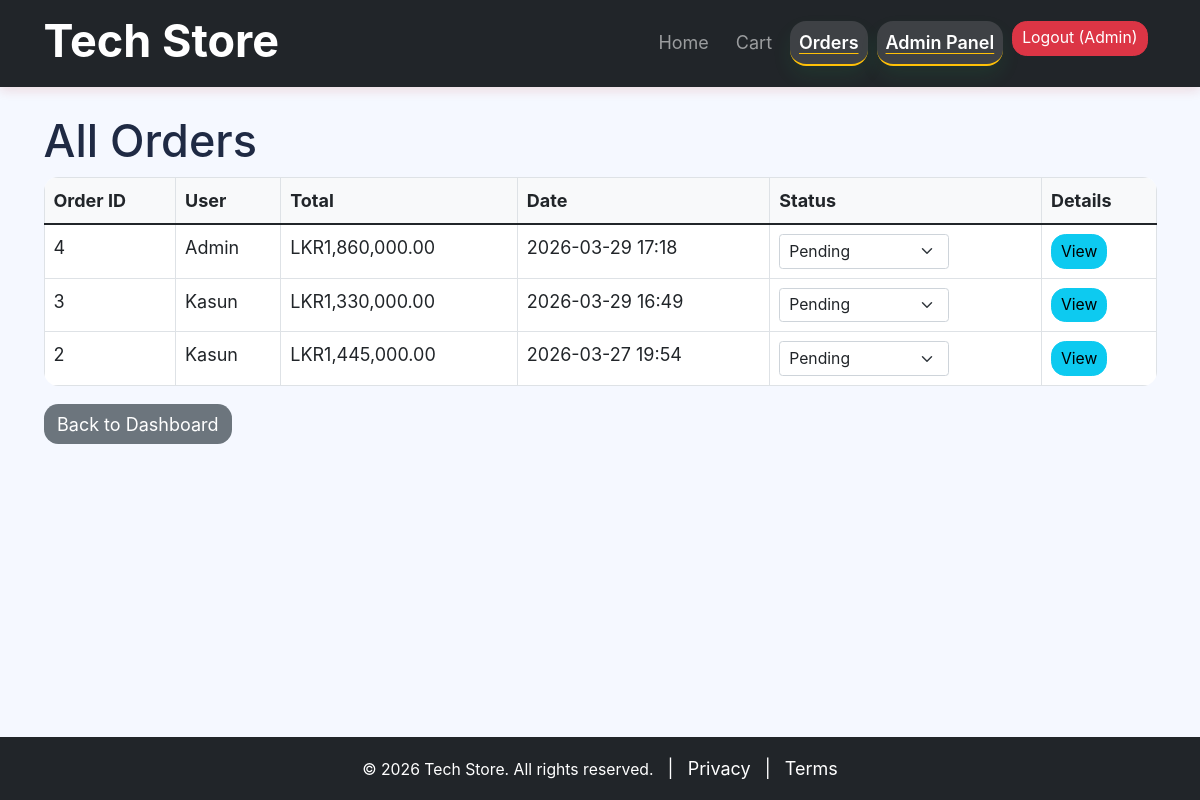
The app's page /admin/orders.php (signed in) with its own data.
### tables this page shows
CREATE TABLE `orders` (
  `id` int(11) NOT NULL,
  `user_id` int(11) NOT NULL,
  `total_amount` decimal(10,2) NOT NULL,
  `order_date` timestamp NOT NULL DEFAULT current_timestamp(),
  `status` varchar(50) DEFAULT 'pending'
);

CREATE TABLE `users` (
  `id` int(11) NOT NULL,
  `name` varchar(100) NOT NULL,
  `email` varchar(100) NOT NULL,
  `password` varchar(255) NOT NULL,
  `role` enum('user','admin') DEFAULT 'user',
  `created_at` timestamp NOT NULL DEFAULT current_timestamp()
);

### admin/orders.php (the view, shortened to what this page needs)
<?php
require_once '../inc/header.php';
$orders = $pdo->query("SELECT o.*, u.name as user_name FROM orders o JOIN users u ON o.user_id = u.id ORDER BY o.order_date DESC")->fetchAll();
?>
<h1>All Orders</h1>
<table class="table table-bordered">
    <thead><tr><th>Order ID</th><th>User</th><th>Total</th><th>Date</th><th>Status</th><th>Details</th></tr></thead>
    <tbody>
        <?php foreach($orders as $order): ?>
        <tr>
            <td><?php echo $order['id']; ?></td>
            <td><?php echo htmlspecialchars($order['user_name']); ?></td>
            <td>LKR<?php echo number_format($order['total_amount'],2); ?></td>
            <td><?php echo date('Y-m-d H:i', strtotime($order['order_date'])); ?></td>
            <td>
                <form method="post" style="display:inline-block; min-width:170px;">
                    <select name="status" class="form-select form-select-sm" onchange="this.form.submit()">
                        <?php $statuses = ['pending','processing','shipped','completed','cancelled']; ?>
                        <?php foreach($statuses as $status): ?>
                            <option value="<?php echo $status; ?>" <?php echo $order['status'] === $status ? 'selected' : ''; ?>><?php echo ucfirst($status); ?></option>
                        <?php endforeach; ?>
                    </select>
                </form>
            </td>
            <td><a href="<?php echo htmlspecialchars($base_url); ?>/admin/order_details.php?id=<?php echo $order['id']; ?>" class="btn btn-sm btn-info">View</a></td>
        </tr>
        <?php endforeach; ?>
    </tbody>
</table>
<a href="<?php echo htmlspecialchars($base_url); ?>/admin/index.php" class="btn btn-secondary">Back to Dashboard</a>
<?php require_once '../inc/footer.php'; ?>

### assets/css/style.css (style rules this page uses)
html, body { height: 100%; font-family: 'Inter', 'Segoe UI', Tahoma, Geneva, Verdana, sans-serif; font-size: 18px; color: #1f2a44; }
:root { --bg: #f5f8ff; --text: #1f2a44; --primary: #0d6efd; --primary-dark: #0b5ed7; --card: #ffffff; --shadow: rgba(12, 56, 107, 0.1); }
body { background-color: var(--bg); display: flex; flex-direction: column; min-height: 100vh; }
.btn { border-radius: 0.8rem; transition: transform 0.2s ease, box-shadow 0.2s ease; }
.btn-secondary { background: #6c757d; border: none; }
.table { background: var(--card); border-radius: 0.8rem; overflow: hidden; }
textarea, input[type="text"], input[type="email"], input[type="password"], select { font-size: 1rem; }
.table thead { background: #f8f9fa; }

### records on screen
orders: id "4", user.name "Admin", total_amount "1,860,000.00", order_date "2026-03-29 17:18", status "Pending"
orders: id "3", user.name "Kasun", total_amount "1,330,000.00", order_date "2026-03-29 16:49", status "Pending"
orders: id "2", user.name "Kasun", total_amount "1,445,000.00", order_date "2026-03-27 19:54", status "Pending"

### other values on screen
$_SESSION['user_name'] "Admin"
